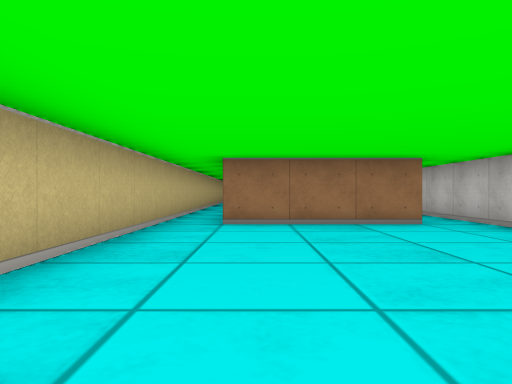
[1] (above)

14 first-person views from a walk through a cub3D ray-caster map. The camera is about half as high as the walls, looks level and sees 70° across. The floor is counted in squares. Each view is taken from the middle of a square. On the plan, view 1 faces up. The plan holds only what a view shows up to about 9 squares ahead; the rest is blank.

[2]
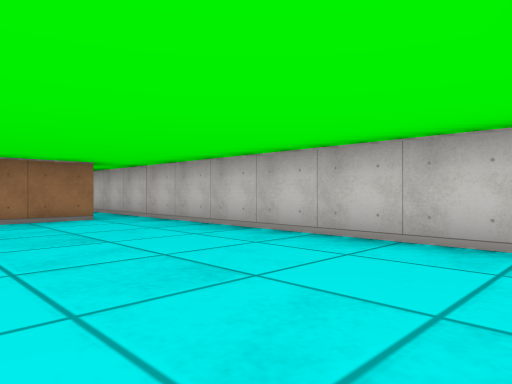

[3]
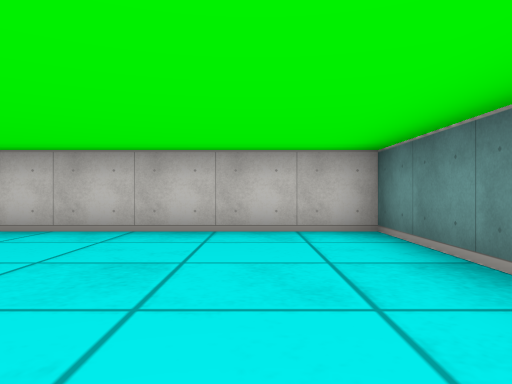

[4]
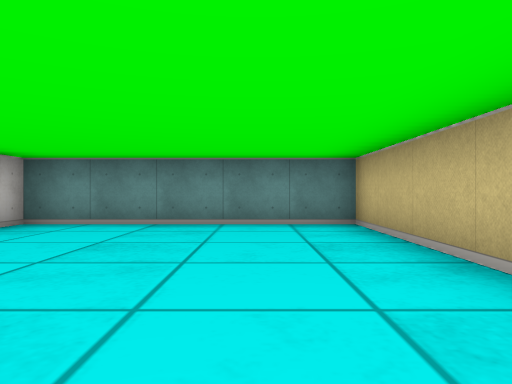

[5]
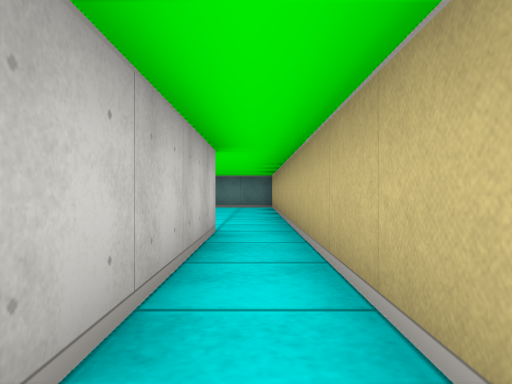

[6]
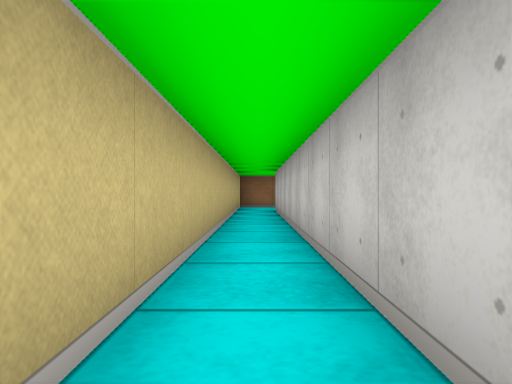

[7]
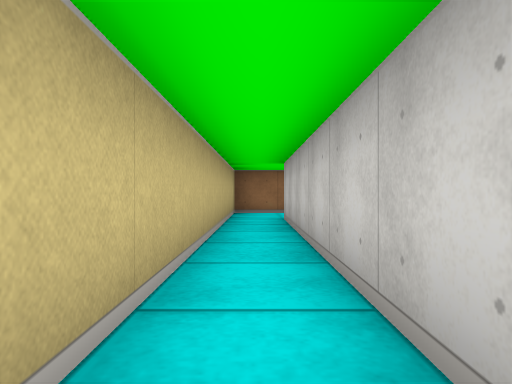

[8]
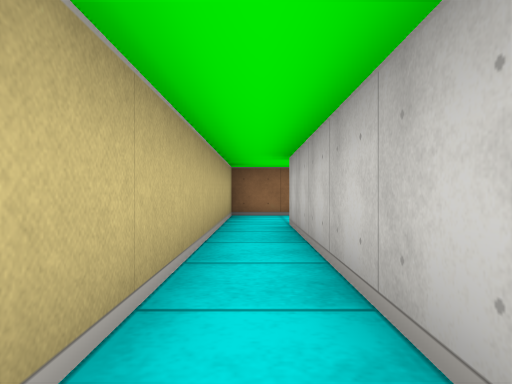

[9]
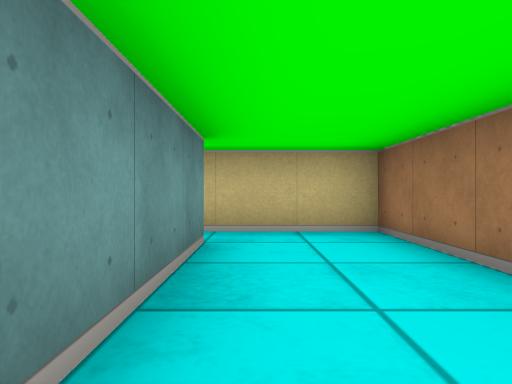

[10]
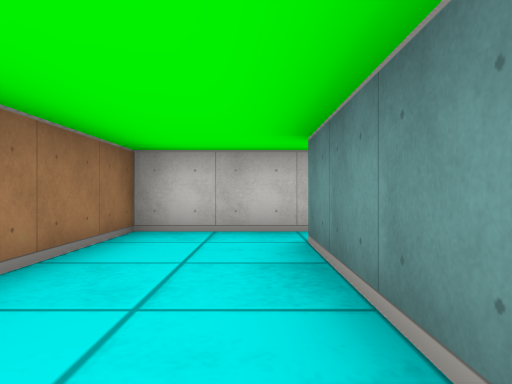

[11]
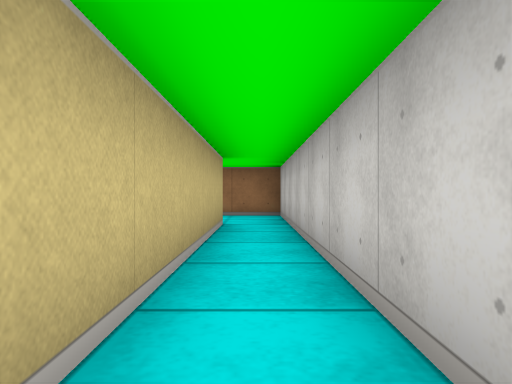

[12]
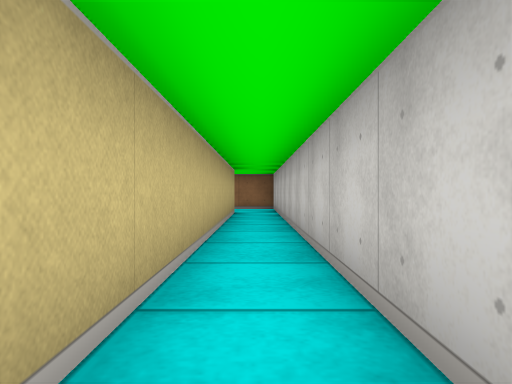

[13]
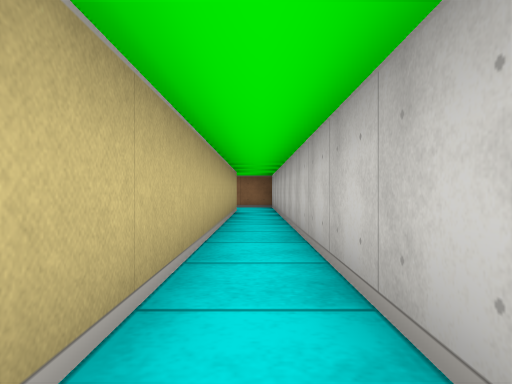

[14]
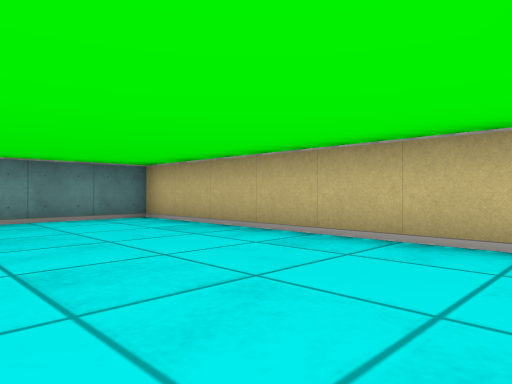

### Floor plan
Points are (right, up) in squares from view 1. A wall is a line through its corners. A room is listed if a view was taken in it or the views show most of it. See-through windows are left out.
Room 1 (views 1, 2, 3, 4, 5, 6, 7, 8, 11, 12, 13, 14)
walls: (2.6, 5.5) (-0.5, 5.5) (-0.5, 16.5); (2.5, 16.5) (2.5, 7.6); (-1.5, 16.5) (-1.5, -1.5) (3.5, -1.5) (3.5, 16.5)
ways out: opening at (-1, 17) to room 2; opening at (3, 17) to room 2
Room 2 (views 9, 10)
walls: (-0.5, 16.5) (2.5, 16.5); (3.5, 16.5) (3.5, 18.5) (-1.5, 18.5) (-1.5, 16.5)
ways out: opening at (-1, 17) to room 1; opening at (3, 17) to room 1

Where each view was taken, in squares from view 1:
view 1: 0 up, 0 right, facing up
view 2: 1 down, 0 right, facing up-right
view 3: 0 up, 1 left, facing right
view 4: 4 up, 0 right, facing down
view 5: 10 up, 1 left, facing down
view 6: 7 up, 1 left, facing up
view 7: 10 up, 1 left, facing up
view 8: 11 up, 1 left, facing up
view 9: 17 up, 3 right, facing left
view 10: 17 up, 1 left, facing right
view 11: 11 up, 3 right, facing up
view 12: 8 up, 3 right, facing up
view 13: 7 up, 3 right, facing up
view 14: 5 up, 2 right, facing down-left
